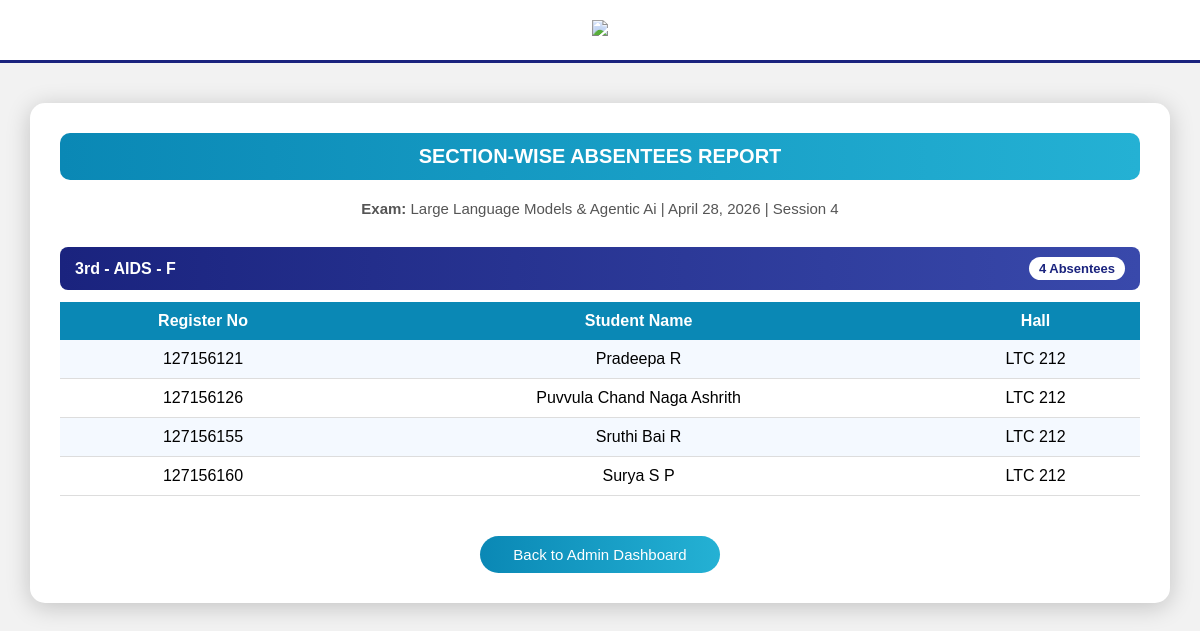
/section-absentees/2/ (signed in), run on the app's committed database.
### exam/models.py (models this page shows, shortened)
class Exam(models.Model):
    SESSION_CHOICES = [
        ('Session 1', 'Session 1'),
        ('Session 2', 'Session 2'),
        ('Session 3', 'Session 3'),
        ('Session 4', 'Session 4'),
    ]
    subject = models.CharField(max_length=100)
    date = models.DateField()
    session = models.CharField(max_length=20, choices=SESSION_CHOICES)
    start_time = models.TimeField(null=True, blank=True)

class Section(models.Model):
    section_name = models.CharField(max_length=10)
    year = models.ForeignKey(Year, on_delete=models.CASCADE)
    branch = models.ForeignKey(Branch, on_delete=models.CASCADE)
    def __str__(self):
        return f"{self.year} - {self.branch} - {self.section_name}"

class Year(models.Model):
    year_name = models.CharField(max_length=20)
    def __str__(self):
        return self.year_name

class Branch(models.Model):
    branch_name = models.CharField(max_length=50)
    def __str__(self):
        return self.branch_name

class Student(models.Model):
    reg_no = models.CharField(max_length=20)
    name = models.CharField(max_length=100)
    year = models.ForeignKey(Year, on_delete=models.CASCADE)
    branch = models.ForeignKey(Branch, on_delete=models.CASCADE)
    section = models.ForeignKey(Section, on_delete=models.CASCADE)
    exam = models.ForeignKey(Exam, on_delete=models.CASCADE)
    hall = models.ForeignKey(Hall, on_delete=models.CASCADE)
    class Meta:
        ordering = ['reg_no']

class Hall(models.Model):
    hall_no = models.CharField(max_length=20, unique=True)

### exam/views.py (the view)
# urls.py: path('section-absentees/<int:exam_id>/', views.section_wise_absentees, name='section_absentees'),
@staff_member_required
def section_wise_absentees(request, exam_id):
    exam = get_object_or_404(Exam, id=exam_id)
    sections = Section.objects.all()
    section_data = {}
    for section in sections:
        absentees = Attendance.objects.filter(
            student__section=section,
            student__exam=exam,
            status="Absent"
        ).select_related('student', 'student__hall')
        if absentees.exists():
            section_data[section] = [
                record.student for record in absentees
            ]
    return render(request, 'exam/section_absentees.html', {
        'section_data': section_data,
        'exam': exam
    })

### exam/templates/exam/section_absentees.html (shortened to what this page needs)
<!DOCTYPE html>
<html>
<head>
</head>
<body>
<div class="header">
    <img src="https://webstream.sastra.edu/sastrapwi/images/SASTRA-New-Logo.png">
</div>
<div class="container">
    <div class="title-bar">
        SECTION-WISE ABSENTEES REPORT
    </div>
    <div class="exam-info">
        <strong>Exam:</strong> {{ exam.subject }} |
        {{ exam.date }} |
        {{ exam.session }}
    </div>
    {% for section, students in section_data.items %}
        <div class="section-block">
            <div class="section-header">
                {{ section }}
                <span class="badge">
                    {{ students|length }} Absentees
                </span>
            </div>
            <table>
                <tr>
                    <th>Register No</th>
                    <th>Student Name</th>
                    <th>Hall</th>
                </tr>
                {% for student in students %}
                <tr>
                    <td>{{ student.reg_no }}</td>
                    <td>{{ student.name }}</td>
                    <td>{{ student.hall.hall_no }}</td>
                </tr>
                {% endfor %}
            </table>
        </div>
    {% empty %}
        <div class="no-data">
            No absentees for this exam.
        </div>
    {% endfor %}
    <a href="{% url 'admin_dashboard' %}" class="back-btn">
        Back to Admin Dashboard
    </a>
</div>
</body>
</html>

### exam/templates/exam/section_absentees.html (style rules this page uses)
body { margin: 0; font-family: Arial, Helvetica, sans-serif; background: #f2f2f2; }
.header { text-align: center; padding: 20px; background: white; position: relative; border-bottom: 3px solid #1a237e; }
.header img { width: 450px; }
.container { width: 90%; margin: 40px auto; background: white; padding: 30px; border-radius: 15px; box-shadow: 0px 4px 25px rgba(0,0,0,0.2); }
.title-bar { background: linear-gradient(to right, #0a88b5, #24b1d4); color: white; padding: 12px; border-radius: 10px; text-align: center; font-weight: bold; font-size: 20px; margin-bottom: 20px; }
.exam-info { text-align: center; margin-bottom: 30px; font-size: 15px; color: #555; }
.section-block { margin-bottom: 40px; }
.section-header { background: linear-gradient(to right, #1a237e, #3949ab); color: white; padding: 10px 15px; border-radius: 8px; font-weight: bold; display: flex; justify-content: space-between; align-items: center; }
.badge { background: white; color: #1a237e; padding: 4px 10px; border-radius: 15px; font-size: 13px; font-weight: bold; }
table { width: 100%; border-collapse: collapse; margin-top: 12px; }
th { background: #0a88b5; color: white; padding: 10px; text-align: center; }
td { padding: 10px; text-align: center; border-bottom: 1px solid #ddd; }
tr:nth-child(even) { background-color: #f4f9ff; }
.back-btn { display: block; width: 220px; margin: 30px auto 0 auto; text-align: center; padding: 10px; background: linear-gradient(to right, #0a88b5, #24b1d4); color: white; text-decoration: none; border-radius: 25px; font-size: 15px; }

### data on the page
Exam: subject "Large Language Models & Agentic Ai", date "April 28, 2026", session "Session 4"
Section: year+branch+section_name "3rd - AIDS - F", students "4"
Student: reg_no "127156121", name "Pradeepa R", hall.hall_no "LTC 212"
Student: reg_no "127156126", name "Puvvula Chand Naga Ashrith", hall.hall_no "LTC 212"
Student: reg_no "127156155", name "Sruthi Bai R", hall.hall_no "LTC 212"
Student: reg_no "127156160", name "Surya S P", hall.hall_no "LTC 212"
